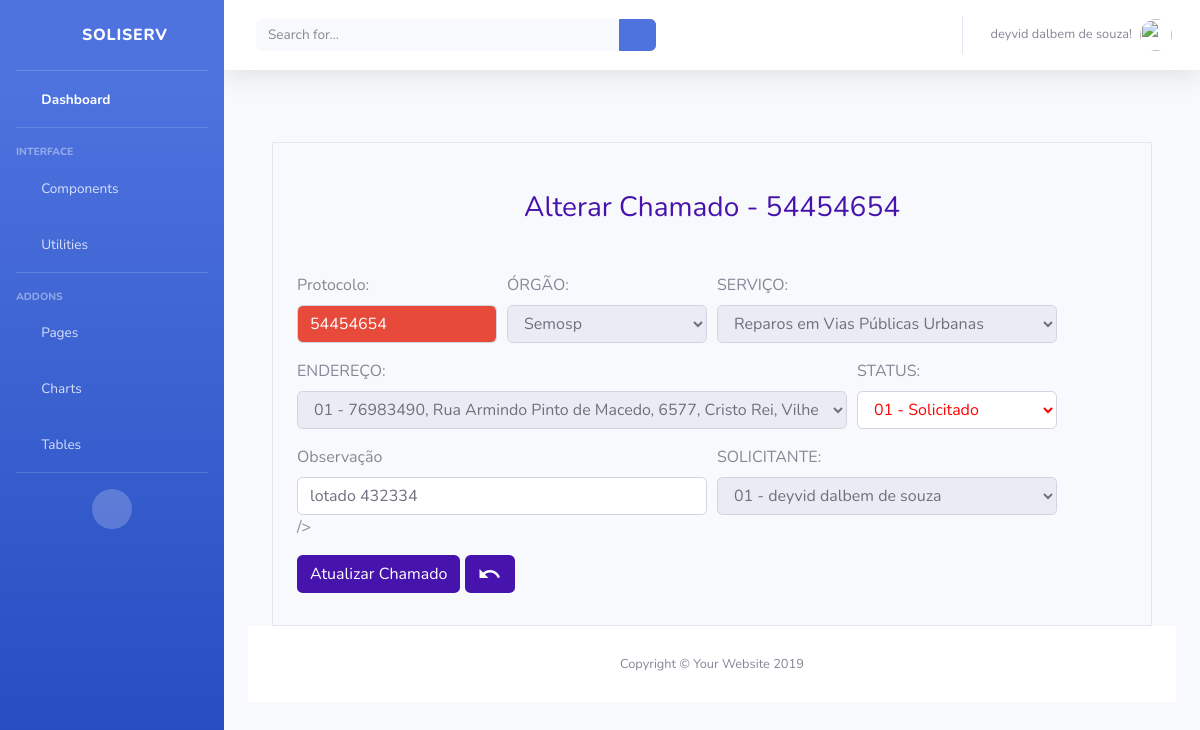
/Orgao/gerenciar/chamado/3/ (signed in), run on an earlier commit of the app's database.
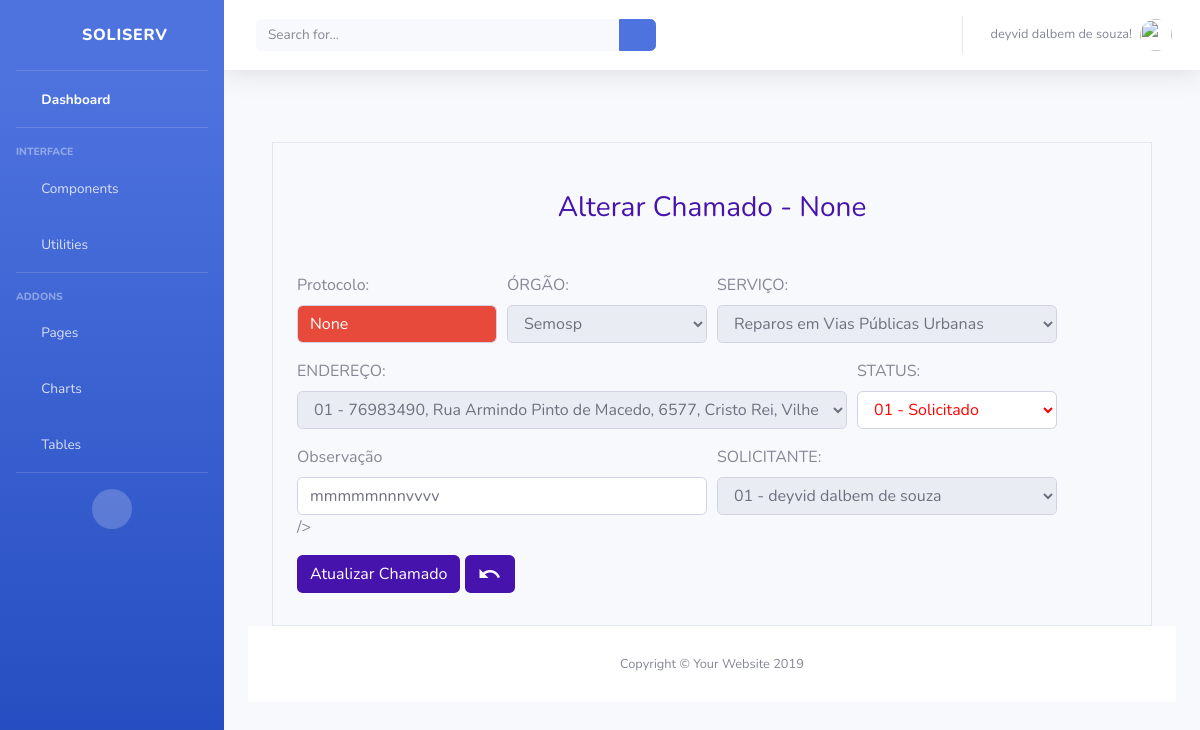
And on a later commit of the database.
### Chamados/models.py (models this page shows, shortened)
class Chamado(models.Model):
    dataAbertura = models.DateField('ABERTO EM',auto_now_add=True)
    dataConclusao = models.DateField('CONCLUÍDO EM',auto_now=True)
    numeroProtocolo = models.CharField('NÚMERO DE PROTOCOLO', max_length=45, null=True, blank=True)
    observacao = models.CharField('OBSERVAÇÃO',max_length=100)
    observacaoOrgao = models.CharField('RETORNO DO ÓRGÃO', max_length=100, null=True, blank=True)
    idStatus = models.ForeignKey(
        Status, on_delete=models.CASCADE, verbose_name="STATUS")
    idOrgao = models.ForeignKey(
        Orgao, on_delete=models.CASCADE, verbose_name="ORGÃO")
    idTipoChamado = models.ForeignKey(
        TipoChamado, on_delete=models.CASCADE, verbose_name="TIPO DE CHAMADO")
    idUsuario = models.ForeignKey(
        User, on_delete=models.CASCADE, verbose_name="USUÁRIO")
    idEndereco = models.ForeignKey(
        Endereco, on_delete=models.CASCADE, verbose_name="ENDEREÇO DO CHAMADO")
    class Meta:
        verbose_name = "Chamado"
        verbose_name_plural = "Chamados"

### Orgao/views.py (the view)
# urls.py: path('gerenciar/chamado/<int:pk>/', views.atualizarChamadoOrgao, name='atualizar_chamados_orgao'),
def atualizarChamadoOrgao(request, pk=None):
    if not request.user.is_authenticated:
        return render(request, 'Usuario/acessoNegado.html')
    else:
        if pk:
            chamado = get_object_or_404(Chamado, id=pk)
        else:
            chamado = None
        if request.method == 'POST':
            formEdit = atualizarChamadosOrgaoForm(request.POST, instance=chamado)
            if formEdit.is_valid():
                formEdit.save()
                return redirect('Orgao:lista_chamados_orgao')
            else:
                return HttpResponse("deu pau")
        else:
            idStatus = Status.objects.filter(id=chamado.idStatus.id)
            idOrgao = Orgao.objects.all()
            idTipoChamado = TipoChamado.objects.filter(id=chamado.idTipoChamado.id)
            idUsuario = User.objects.filter()
            idEndereco = Endereco.objects.all()
            nProtocolo = chamado.numeroProtocolo
            formEdit = atualizarChamadosOrgaoForm(instance=chamado)
            context = {'formEdit': formEdit, 'idOrgao': idOrgao, 'idTipoChamado': idTipoChamado, 'idStatus': idStatus,
                       'idUsuario': idUsuario, 'idEndereco': idEndereco, 'nProtocolo' : nProtocolo }
            return render(request, 'ChamadosOrgao/atualizarChamadosOrgao.html', context)

### Orgao/forms.py
class atualizarChamadosOrgaoForm(forms.ModelForm):
    class Meta:
        model = Chamado
        fields = '__all__'
        exclude = ('idOrgao','idTipoChamado', 'idUsuario', 'idEndereco', 'numeroProtocolo')

### Orgao/templates/ChamadosOrgao/atualizarChamadosOrgao.html (shortened to what this page needs)
{% extends 'Orgao/index.html' %}
{% block centroOrgao %}
<form method="POST" class="container">
    <h3 class="text-center mt-5" style="color: #4613ac;">Alterar Chamado - {{ nProtocolo }}</h3>
    <div class="form-row mt-5">
            <div class="form-group col-md-3">
                    <label for="numeroProtocolo">Protocolo:</label>
                    <input type="text" style="color: white;" class="form-control bg-danger" id="numeroProtocolo" name="numeroProtocolo"
                      disabled  value="{{ nProtocolo }}" />
                </div>
        <div class="form-group col-md-3 ">
            <label for="idOrgao">ÓRGÃO:</label>
            <select class="form-control" id="idOrgao" name="idOrgao" disabled >
                {% for Orgao in idOrgao %}
                <option value="{{Orgao.pk}}" {% if Orgao.pk == formEdit.idOrgao.id %} selected="selected" {% endif %}>
                    {{ Orgao.nomeOrgao }}
                </option>
                {% endfor %}
            </select>
        </div>
        <div class="form-group col-md-5">
            <label for="idTipoChamado">SERVIÇO:</label>
            <select class="form-control" id="idTipoChamado" style="width: 100%;" name="idTipoChamado" disabled >
                {% for tipoChamado in idTipoChamado %}
                <option value="{{tipoChamado.pk}}" >{{ tipoChamado.descricaoTipoChamado }}
                </option>
                {% endfor %}
            </select>
        </div>
    </div>
    <div class="form-row">
        <div class="form-group col-md-8 ">
            <label for="idEndereco">ENDEREÇO:</label>
            <select class="form-control" id="idEndereco" style="width: 100%;" name="idEndereco" disabled >
                {% for endereco in idEndereco %}
                <option value="{{endereco.pk}}" >
                    0{{ endereco.id}} - {{ endereco.cep }}, {{ endereco.logradouro }}, {{ endereco.enderecoNumero}},
                </option>
                {% endfor %}
            </select>
        </div>
        <div class="form-group col-md-3 ">
            <label for="idStatus">STATUS:</label>
            <select class="form-control" id="idStatus" style="color: red;" name="idStatus" autofocus >
                {% for status in idStatus %}
                <option value="{{status.pk}}" >
                    0{{ status.id }} - {{status.descricao}}
                </option>
                {% endfor %}
            </select>
        </div>
    </div>
    <div class="form-row">
        <div class="form-group col-md-6">
            <label for="observacao">Observação</label>
            <input type="text" class="form-control" id="observacao" name="observacao" required maxlength="100"
            {{formEdit.observacao}}/>
        </div>
        <div class="form-group col-md-5">
            <label for="idUsuario">SOLICITANTE:</label>
            <select class="form-control" id="idUsuario" name="idUsuario" disabled >
                {% for usuario in idUsuario %}
                <option value="{{user.pk}}" {% if user.pk == formEdit.idUsuario.id %} selected="selected" {% endif %}>
                    0{{user.id}} - {{user.first_name}} {{user.last_name}}
                </option>
                {% endfor %}
            </select>
        </div>
    </div>
    <input type="submit" style="background: #4613ac; color: white;" class="btn  mb-3" title="Atualizar Chamado"
        value="Atualizar Chamado">
    <a class="btn  mb-3" href="{% url 'Chamados:lista_chamado' user.id %}" style="background: #4613ac; color: white;"
        title="Voltar a Página Anterior"><i class="material-icons">undo</i></a>
</form>
{% endblock %}

What changed in the data, as far as the page shows it:
no longer on this page (row edited): Chamado: numeroProtocolo "54454654"
Also different on the page:
{{ nProtocolo }}: (not shown) → "None"
form field numeroProtocolo: (not shown) → "None"
form field observacao: "lotado 432334" → "mmmmmnnnvvvv"
